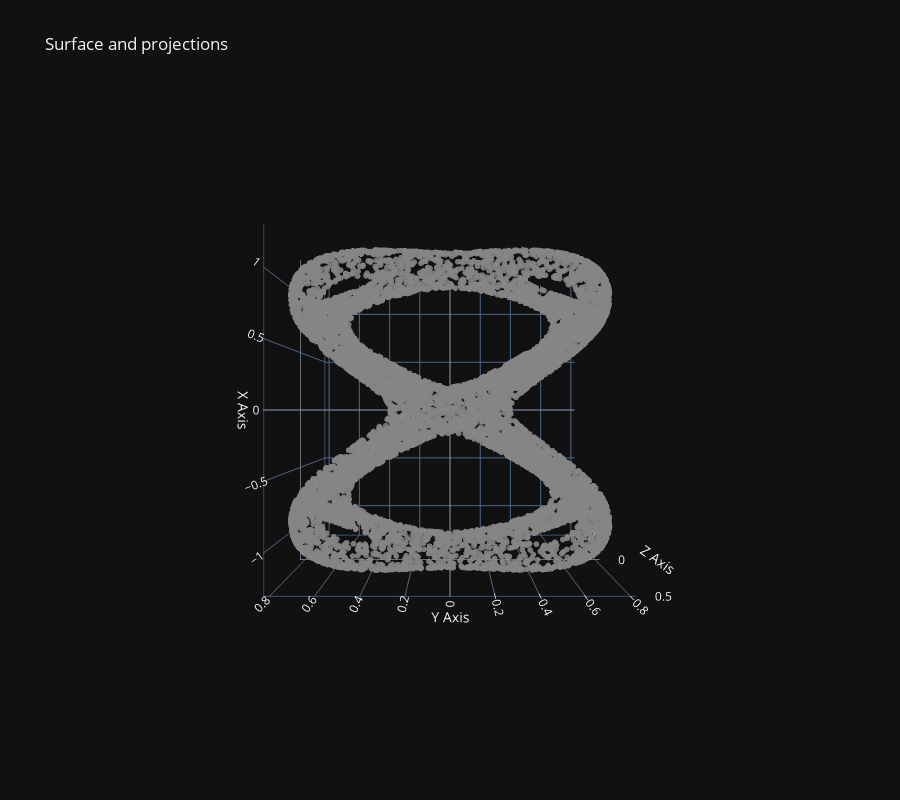

Here is the notebook cell this chart was saved with:
### Code cell
Y_lang = langevin_implicit(surface_b, n_samples=10000, burn=100, thin=1, sigma=0.3, lam=0, kappa=0, R=5.0, tol=1e-2)
fig = plot_3d_projection(Y_lang)
fig.update_layout(scene_camera=dict(eye=dict(x=0., y=0., z=2.5)))

### Figure 1 — Plotly figure (JSON) as saved in the notebook; plotly's stock layout.template omitted (floating-point values rounded to 4 significant figures; data arrays with more than 128 entries replaced by an {"elided": "..."} marker saying what was removed)
{"data": [{"marker": {"color": "rgba(120,120,120,0.9)", "size": 2}, "mode": "markers", "name": "original", "x": {"elided": "9722 float values"}, "y": {"elided": "9722 float values"}, "z": {"elided": "9722 float values"}, "type": "scatter3d"}], "layout": {"height": 800, "legend": {"itemsizing": "constant"}, "scene": {"aspectmode": "cube", "camera": {"eye": {"x": 0, "y": 0, "z": 2.5}}, "xaxis": {"title": {"text": "X Axis"}}, "yaxis": {"title": {"text": "Y Axis"}}, "zaxis": {"title": {"text": "Z Axis"}}}, "title": {"text": "Surface and projections"}}}
